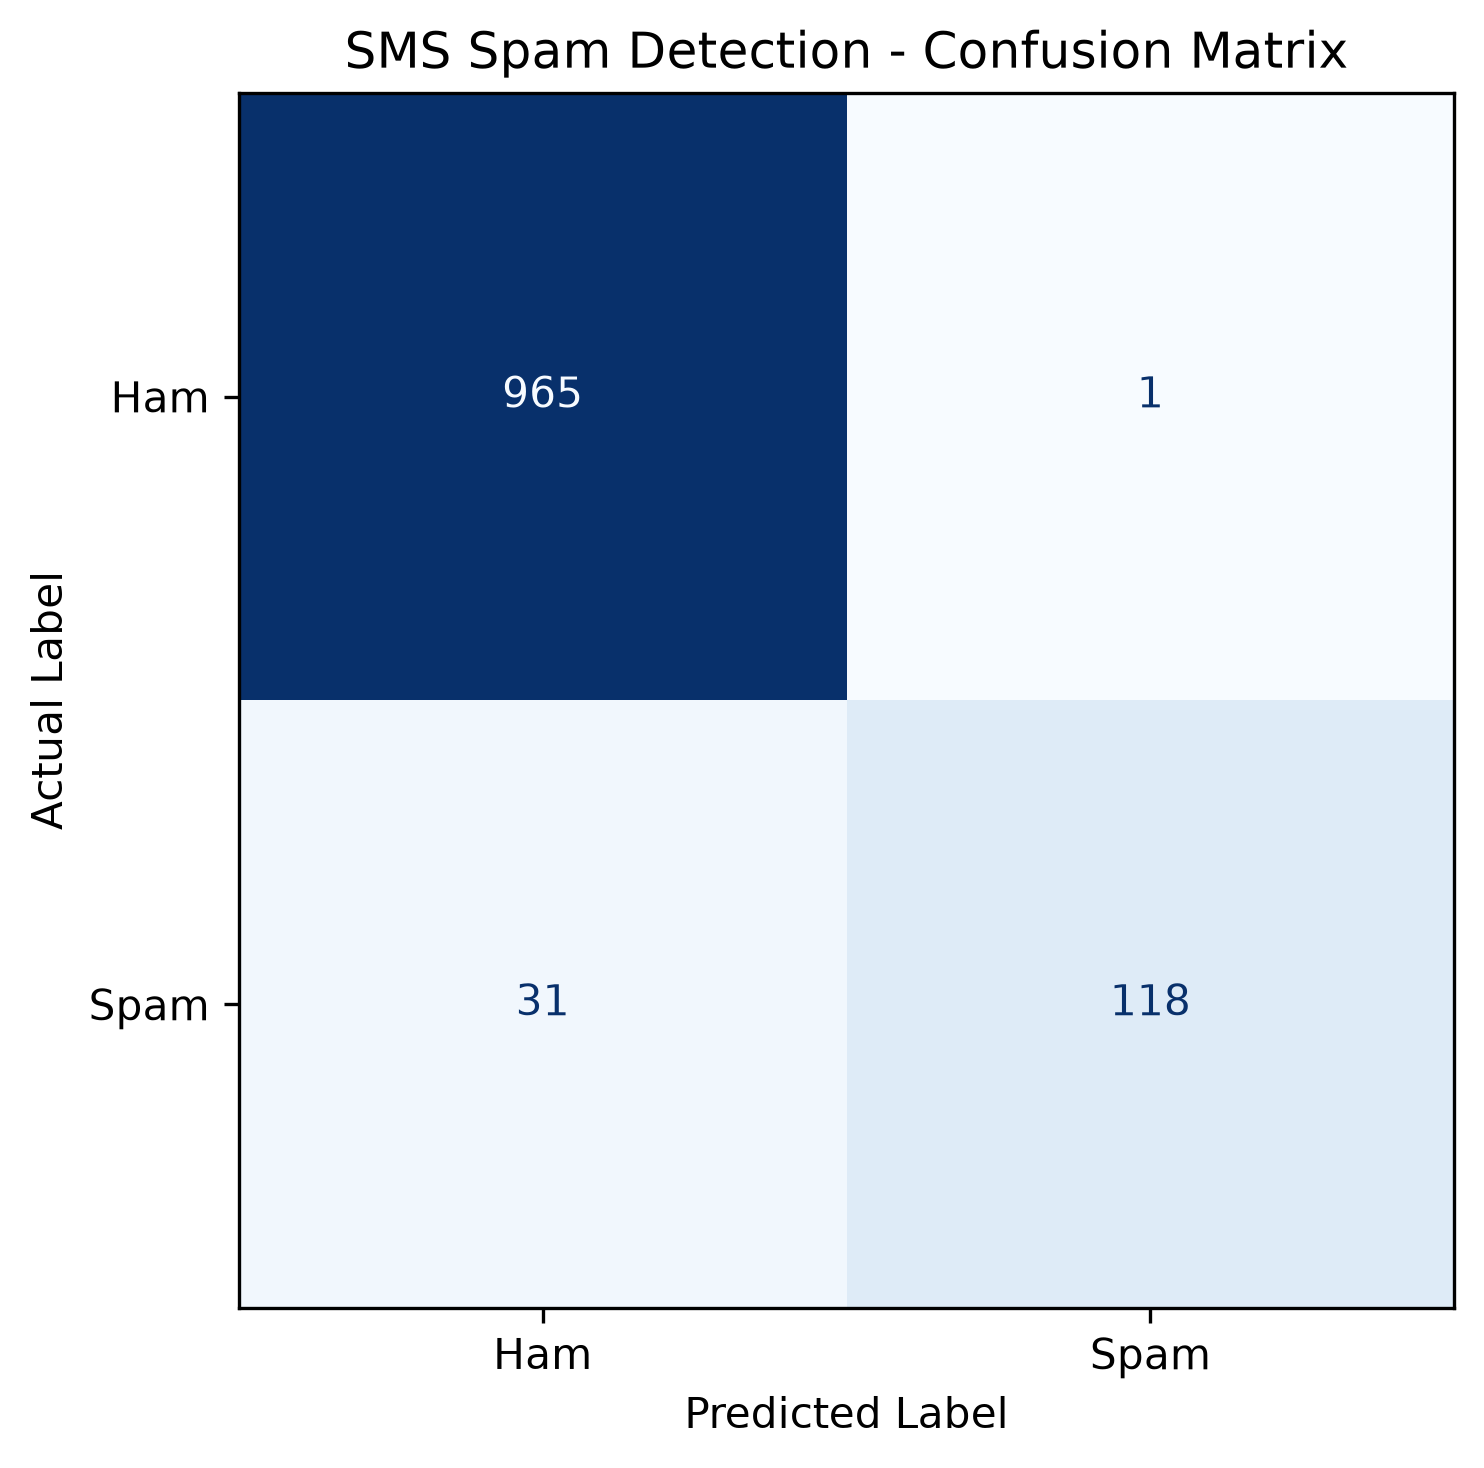

This figure's Python source:

import matplotlib.pyplot as plt
import numpy as np
from sklearn.metrics import ConfusionMatrixDisplay
import os

# Existing training results
cm = np.array([
    [965, 1],
    [31, 118]
])

display = ConfusionMatrixDisplay(
    confusion_matrix=cm,
    display_labels=["Ham", "Spam"]
)

fig, ax = plt.subplots(figsize=(7, 5))

display.plot(
    ax=ax,
    cmap="Blues",
    values_format="d",
    colorbar=False
)

ax.set_title("SMS Spam Detection - Confusion Matrix")
ax.set_xlabel("Predicted Label")
ax.set_ylabel("Actual Label")

plt.tight_layout()

output_path = os.path.join(
    os.path.dirname(os.path.abspath(__file__)),
    "confusion_matrix_graph.png"
)

plt.savefig(output_path, dpi=300, bbox_inches="tight")
print(f"Graph saved successfully: {output_path}")

plt.show()
